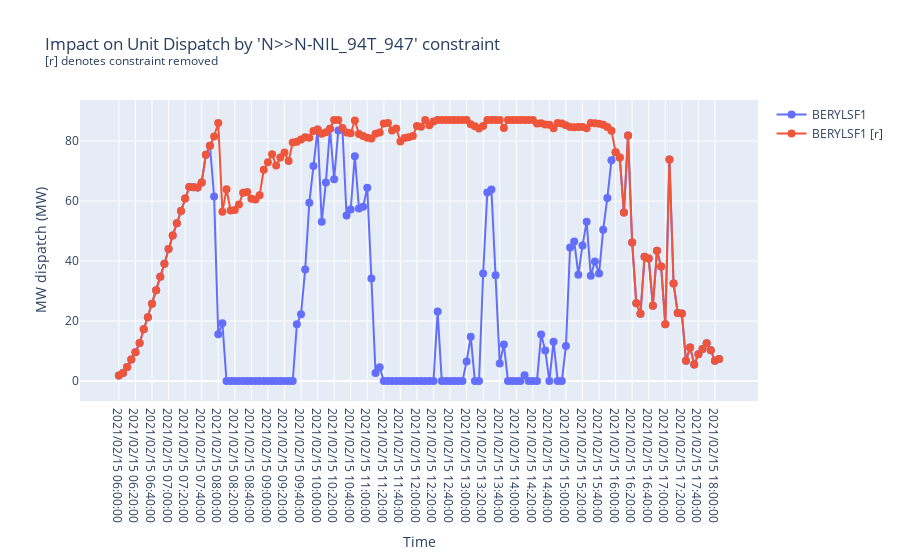

Notebook cell for this chart:
### Code cell
fig3 = go.Figure()
fig3.add_trace(go.Scatter(x=unit_dispatch['interval'].unique(), y=unit_dispatch[unit_dispatch['unit'] == 'BERYLSF1']['dispatch'], name='BERYLSF1', mode='lines+markers',
                         marker_size=8, marker_symbol='circle'))
fig3.add_trace(go.Scatter(x=unit_dispatch_r['interval'].unique(), y=unit_dispatch_r[unit_dispatch_r['unit'] == 'BERYLSF1']['dispatch'], name='BERYLSF1 [r]', mode='lines+markers',
                         marker_size=8, marker_symbol='circle'))
fig3.update_xaxes(title="Time")
fig3.update_yaxes(title="MW dispatch (MW)")
fig3.update_layout(title="Impact on Unit Dispatch by 'N>>N-NIL_94T_947' constraint<br><sup>[r] denotes constraint removed</sup>")
fig3.show()

### Figure 1 — Plotly figure (JSON) as saved in the notebook; plotly's stock layout.template omitted (floating-point values rounded to 4 significant figures; data arrays with more than 128 entries replaced by an {"elided": "..."} marker saying what was removed)
{"data": [{"marker": {"size": 8, "symbol": "circle"}, "mode": "lines+markers", "name": "BERYLSF1", "type": "scatter", "x": {"elided": "146 str values"}, "y": {"elided": "146 float values"}}, {"marker": {"size": 8, "symbol": "circle"}, "mode": "lines+markers", "name": "BERYLSF1 [r]", "type": "scatter", "x": {"elided": "146 str values"}, "y": {"elided": "146 float values"}}], "layout": {"title": {"text": "Impact on Unit Dispatch by 'N>>N-NIL_94T_947' constraint<br><sup>[r] denotes constraint removed</sup>"}, "xaxis": {"title": {"text": "Time"}}, "yaxis": {"title": {"text": "MW dispatch (MW)"}}}}
